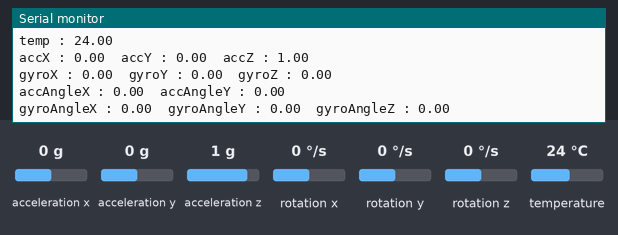
Recording of a sketch running on a simulated Arduino Uno, built with avr-gcc and run on an emulated ATmega328P. Shown: the last lines printed to the serial monitor. The test bench sets the inputs (shaded band); at power-on: acceleration x 0 g, acceleration y 0 g, acceleration z 1 g, rotation x 0 °/s, rotation y 0 °/s, rotation z 0 °/s, temperature 24 °C.

Above: at 6.2 s.
6.3 s: acceleration x set to -1.4 g
At 6.8 s:
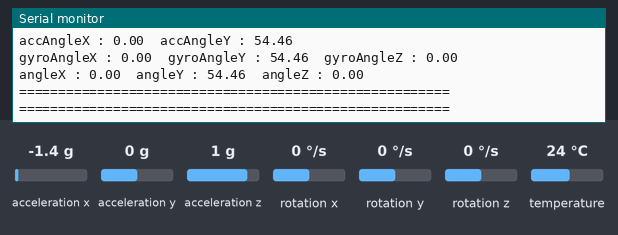
7.8 s: acceleration y set to -1.4 g
At 8.6 s:
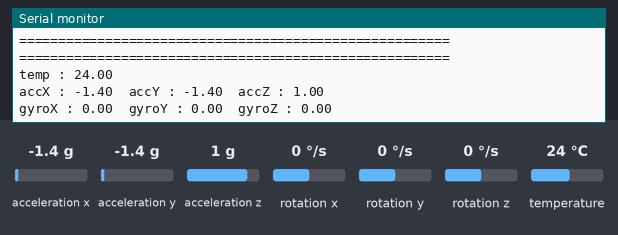
9.3 s: acceleration z set to -1.4 g
At 10.3 s:
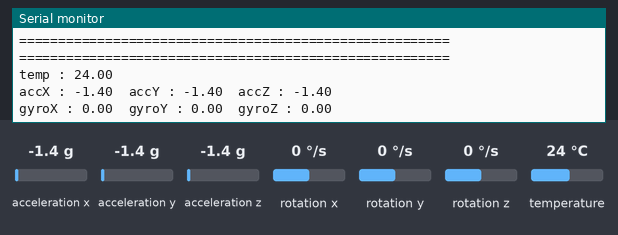
10.8 s: rotation x set to -192 °/s
At 11.3 s:
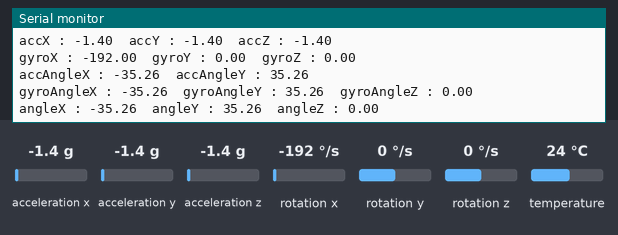
12.3 s: rotation y set to -192 °/s
At 13.1 s:
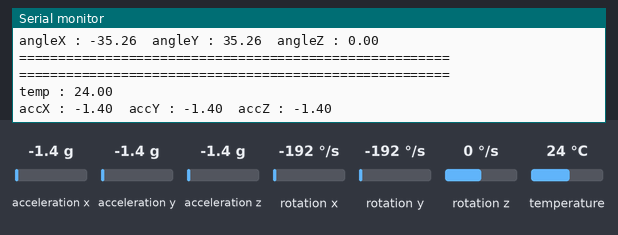
Timing chart, 0 to 14.3 s (numbered marks = the images above; inputs shaded):
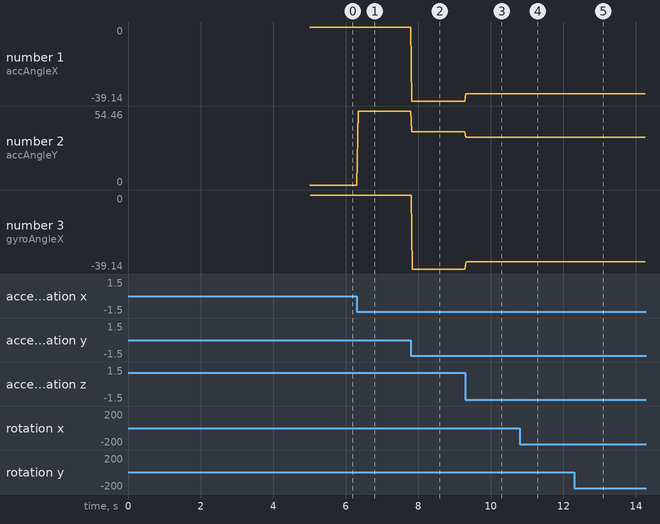

The sketch:

mpu6050_GetAllData.ino
```cpp
#include <MPU6050_tockn.h>
#include <Wire.h>

MPU6050 mpu6050(Wire);

long timer = 0;

void setup() {
  delay(2000);
  Serial.begin(115200);
  Wire.begin();
  mpu6050.begin();
  mpu6050.calcGyroOffsets(true);
  Serial.println("setup OK!!!");
}

void loop() {
  mpu6050.update();
    Serial.println("=======================================================");
    Serial.print("temp : ");Serial.println(mpu6050.getTemp());
    Serial.print("accX : ");Serial.print(mpu6050.getAccX());
    Serial.print("\taccY : ");Serial.print(mpu6050.getAccY());
    Serial.print("\taccZ : ");Serial.println(mpu6050.getAccZ());

    Serial.print("gyroX : ");Serial.print(mpu6050.getGyroX());
    Serial.print("\tgyroY : ");Serial.print(mpu6050.getGyroY());
    Serial.print("\tgyroZ : ");Serial.println(mpu6050.getGyroZ());

    Serial.print("accAngleX : ");Serial.print(mpu6050.getAccAngleX());
    Serial.print("\taccAngleY : ");Serial.println(mpu6050.getAccAngleY());

    Serial.print("gyroAngleX : ");Serial.print(mpu6050.getGyroAngleX());
    Serial.print("\tgyroAngleY : ");Serial.print(mpu6050.getGyroAngleY());
    Serial.print("\tgyroAngleZ : ");Serial.println(mpu6050.getGyroAngleZ());

    Serial.print("angleX : ");Serial.print(mpu6050.getAngleX());
    Serial.print("\tangleY : ");Serial.print(mpu6050.getAngleY());
    Serial.print("\tangleZ : ");Serial.println(mpu6050.getAngleZ());
    Serial.println("=======================================================\n");

}
```

Measured:
- after the input at 6.3 s, the serial monitor: prints a new line at once (image 1)
- after the input at 7.8 s, the serial monitor: prints a new line at once (image 2)
- after the input at 9.3 s, the serial monitor: prints a new line at once (image 3)
- after the input at 10.8 s, the serial monitor: prints a new line at once (image 4)
- after the input at 12.3 s, the serial monitor: prints a new line at once (image 5)
- plotted number 1: 0 → -39.14 after the input at 7.8 s, -39.14 → -35.26 after the input at 9.3 s
- plotted number 2: 0 → 54.46 after the input at 6.3 s, 54.46 → 39.14 after the input at 7.8 s, 39.14 → 35.26 after the input at 9.3 s
- plotted number 3: 0 → -39.14 after the input at 7.8 s, -39.14 → -35.26 after the input at 9.3 s
